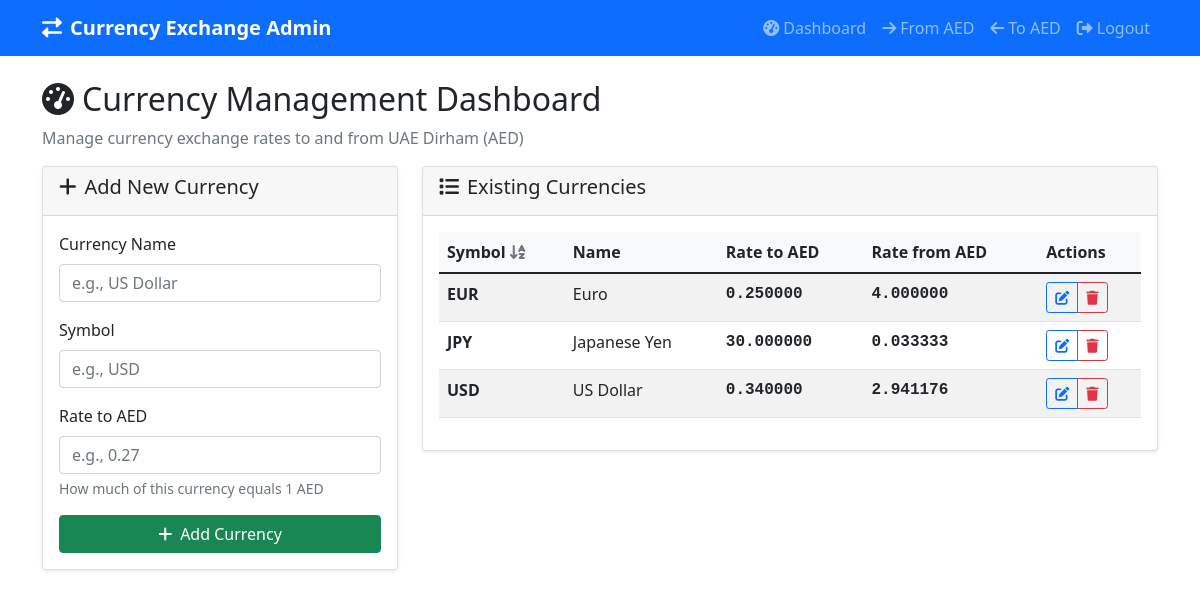
The page /dashboard (signed in) on the database its author committed.
### app.py (models this page shows, shortened)
class Currency(db.Model):
    id = db.Column(db.Integer, primary_key=True)
    name = db.Column(db.String(100), nullable=False)
    symbol = db.Column(db.String(10), nullable=False, unique=True)
    rate_to_aed = db.Column(db.Float, nullable=False)  # How much of this currency equals 1 AED

### app.py (the view)
@app.route('/dashboard')
@login_required
def dashboard():
    currencies = Currency.query.order_by(Currency.symbol.asc()).all()
    return render_template('dashboard.html', currencies=currencies)

### app.py (called while the page is built)
@login_manager.user_loader
def load_user(user_id):
    admin_user = AdminUser.query.filter_by(username=user_id).first()
    if admin_user:
        return User(admin_user.username)
    return None

### templates/dashboard.html (shortened to what this page needs)
{% extends "base.html" %}
{% block content %}
<div class="row">
    <div class="col-12">
        <h2><i class="fas fa-tachometer-alt me-2"></i>Currency Management Dashboard</h2>
        <p class="text-muted">Manage currency exchange rates to and from UAE Dirham (AED)</p>
    </div>
</div>
<div class="row">
    <div class="col-md-4">
        <div class="card">
            <div class="card-header">
                <h5><i class="fas fa-plus me-2"></i>Add New Currency</h5>
            </div>
            <div class="card-body">
                <form method="POST" action="{{ url_for('add_currency') }}">
                    <div class="mb-3">
                        <label for="name" class="form-label">Currency Name</label>
                        <input type="text" class="form-control" id="name" name="name" placeholder="e.g., US Dollar" required>
                    </div>
                    <div class="mb-3">
                        <label for="symbol" class="form-label">Symbol</label>
                        <input type="text" class="form-control" id="symbol" name="symbol" placeholder="e.g., USD" maxlength="10" required>
                    </div>
                    <div class="mb-3">
                        <label for="rate_to_aed" class="form-label">Rate to AED</label>
                        <input type="number" class="form-control" id="rate_to_aed" name="rate_to_aed"
                               step="0.000001" placeholder="e.g., 0.27" required>
                        <div class="form-text">How much of this currency equals 1 AED</div>
                    </div>
                    <button type="submit" class="btn btn-success w-100">
                        <i class="fas fa-plus me-2"></i>Add Currency
                    </button>
                </form>
            </div>
        </div>
    </div>
    <div class="col-md-8">
        <div class="card">
            <div class="card-header">
                <h5><i class="fas fa-list me-2"></i>Existing Currencies</h5>
            </div>
            <div class="card-body">
                {% if currencies %}
                <div class="table-responsive">
                    <table class="table table-striped">
                        <thead>
                            <tr>
                                <th>Symbol <i class="fas fa-sort-alpha-down text-muted"></i></th>
                                <th>Name</th>
                                <th>Rate to AED</th>
                                <th>Rate from AED</th>
                                <th>Actions</th>
                            </tr>
                        </thead>
                        <tbody>
                            {% for currency in currencies %}
                            <tr>
                                <td><strong>{{ currency.symbol }}</strong></td>
                                <td>{{ currency.name }}</td>
                                <td class="currency-rate">{{ "%.6f"|format(currency.rate_to_aed) }}</td>
                                <td class="currency-rate">{{ "%.6f"|format(1/currency.rate_to_aed) }}</td>
                                <td>
                                    <div class="btn-group btn-group-sm" role="group">
                                        <button type="button" class="btn btn-outline-primary"
                                                data-bs-toggle="modal"
                                                data-bs-target="#editModal{{ currency.id }}">
                                            <i class="fas fa-edit"></i>
                                        </button>
                                        <button type="button" class="btn btn-outline-danger"
                                                data-bs-toggle="modal"
                                                data-bs-target="#deleteModal{{ currency.id }}">
                                            <i class="fas fa-trash"></i>
                                        </button>
                                    </div>
                                </td>
                            </tr>
                            {% endfor %}
                        </tbody>
                    </table>
                </div>
                {% else %}
                <div class="text-center text-muted">
                    <i class="fas fa-coins fa-3x mb-3"></i>
                    <p>No currencies added yet. Add your first currency using the form on the left.</p>
                </div>
                {% endif %}
            </div>
        </div>
    </div>
</div>
{% endblock %}

### templates/base.html (shortened to what this page needs)
<!DOCTYPE html>
<html lang="en">
<head>
    <link href="https://cdn.jsdelivr.net/npm/bootstrap@5.1.3/dist/css/bootstrap.min.css" rel="stylesheet">
    <link href="https://cdnjs.cloudflare.com/ajax/libs/font-awesome/6.0.0/css/all.min.css" rel="stylesheet">
</head>
<body>
    <nav class="navbar navbar-expand-lg navbar-dark bg-primary">
        <div class="container">
            <a class="navbar-brand" href="{{ url_for('dashboard') }}">
                <i class="fas fa-exchange-alt me-2"></i>Currency Exchange Admin
            </a>
            {% if current_user.is_authenticated %}
            <div class="navbar-nav ms-auto">
                <a class="nav-link" href="{{ url_for('dashboard') }}">
                    <i class="fas fa-tachometer-alt me-1"></i>Dashboard
                </a>
                <a class="nav-link" href="{{ url_for('from_aed') }}">
                    <i class="fas fa-arrow-right me-1"></i>From AED
                </a>
                <a class="nav-link" href="{{ url_for('to_aed') }}">
                    <i class="fas fa-arrow-left me-1"></i>To AED
                </a>
                <a class="nav-link" href="{{ url_for('logout') }}">
                    <i class="fas fa-sign-out-alt me-1"></i>Logout
                </a>
            </div>
            {% endif %}
        </div>
    </nav>
    <div class="container mt-4">
        {% block content %}{% endblock %}
    </div>
</body>
</html>

### templates/base.html (style rules this page uses)
.navbar-brand { font-weight: bold; }
.card { box-shadow: 0 0.125rem 0.25rem rgba(0, 0, 0, 0.075); }
.table th { background-color: #f8f9fa; }
.btn-group-sm > .btn { padding: 0.25rem 0.5rem; font-size: 0.875rem; }
.currency-rate { font-family: 'Courier New', monospace; font-weight: bold; }

### rows shown on the page
Currency: symbol "EUR", name "Euro", rate_to_aed "0.250000", 1/currency.rate_to_aed "4.000000"
Currency: symbol "JPY", name "Japanese Yen", rate_to_aed "30.000000", 1/currency.rate_to_aed "0.033333"
Currency: symbol "USD", name "US Dollar", rate_to_aed "0.340000", 1/currency.rate_to_aed "2.941176"
